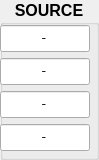
              <widget class="QGroupBox" name="groupBox_EPU_record_3">
               <property name="sizePolicy">
                <sizepolicy hsizetype="Preferred" vsizetype="Preferred">
                 <horstretch>0</horstretch>
                 <verstretch>0</verstretch>
                </sizepolicy>
               </property>
               <property name="font">
                <font>
                 <pointsize>12</pointsize>
                 <weight>75</weight>
                 <bold>true</bold>
                 <kerning>true</kerning>
                </font>
               </property>
               <property name="title">
                <string>SOURCE</string>
               </property>
               <property name="alignment">
                <set>Qt::AlignHCenter|Qt::AlignTop</set>
               </property>
               <widget class="QLineEdit" name="lineEdit_plt_Source_X">
                <property name="geometry">
                 <rect>
                  <x>0</x>
                  <y>25</y>
                  <width>90</width>
                  <height>27</height>
                 </rect>
                </property>
                <property name="sizePolicy">
                 <sizepolicy hsizetype="Fixed" vsizetype="Fixed">
                  <horstretch>0</horstretch>
                  <verstretch>0</verstretch>
                 </sizepolicy>
                </property>
                <property name="font">
                 <font>
                  <family>Courier</family>
                  <pointsize>12</pointsize>
                  <weight>50</weight>
                  <bold>false</bold>
                 </font>
                </property>
                <property name="statusTip">
                 <string>optic 1</string>
                </property>
                <property name="whatsThis">
                 <string>first optic title</string>
                </property>
                <property name="text">
                 <string>-</string>
                </property>
                <property name="alignment">
                 <set>Qt::AlignCenter</set>
                </property>
               </widget>
               <widget class="QLineEdit" name="lineEdit_plt_Source_Y">
                <property name="geometry">
                 <rect>
                  <x>0</x>
                  <y>58</y>
                  <width>90</width>
                  <height>27</height>
                 </rect>
                </property>
                <property name="sizePolicy">
                 <sizepolicy hsizetype="Fixed" vsizetype="Fixed">
                  <horstretch>0</horstretch>
                  <verstretch>0</verstretch>
                 </sizepolicy>
                </property>
                <property name="font">
                 <font>
                  <family>Courier</family>
                  <pointsize>12</pointsize>
                  <weight>50</weight>
                  <bold>false</bold>
                 </font>
                </property>
                <property name="statusTip">
                 <string>optic 1</string>
                </property>
                <property name="whatsThis">
                 <string>first optic title</string>
                </property>
                <property name="text">
                 <string>-</string>
                </property>
                <property name="alignment">
                 <set>Qt::AlignCenter</set>
                </property>
               </widget>
               <widget class="QLineEdit" name="lineEdit_plt_Source_Xangle">
                <property name="enabled">
                 <bool>true</bool>
                </property>
                <property name="geometry">
                 <rect>
                  <x>0</x>
                  <y>91</y>
                  <width>90</width>
                  <height>27</height>
                 </rect>
                </property>
                <property name="sizePolicy">
                 <sizepolicy hsizetype="Fixed" vsizetype="Fixed">
                  <horstretch>0</horstretch>
                  <verstretch>0</verstretch>
                 </sizepolicy>
                </property>
                <property name="font">
                 <font>
                  <family>Courier</family>
                  <pointsize>12</pointsize>
                  <weight>50</weight>
                  <bold>false</bold>
                 </font>
                </property>
                <property name="statusTip">
                 <string>optic 1</string>
                </property>
                <property name="whatsThis">
                 <string>first optic title</string>
                </property>
                <property name="text">
                 <string>-</string>
                </property>
                <property name="frame">
                 <bool>true</bool>
                </property>
                <property name="alignment">
                 <set>Qt::AlignCenter</set>
                </property>
                <property name="clearButtonEnabled" stdset="0">
                 <bool>false</bool>
                </property>
               </widget>
               <widget class="QLineEdit" name="lineEdit_plt_Source_Yangle">
                <property name="enabled">
                 <bool>true</bool>
                </property>
                <property name="geometry">
                 <rect>
                  <x>0</x>
                  <y>124</y>
                  <width>90</width>
                  <height>27</height>
                 </rect>
                </property>
                <property name="sizePolicy">
                 <sizepolicy hsizetype="Fixed" vsizetype="Fixed">
                  <horstretch>0</horstretch>
                  <verstretch>0</verstretch>
                 </sizepolicy>
                </property>
                <property name="font">
                 <font>
                  <family>Courier</family>
                  <pointsize>12</pointsize>
                  <weight>50</weight>
                  <bold>false</bold>
                 </font>
                </property>
                <property name="statusTip">
                 <string>optic 1</string>
                </property>
                <property name="whatsThis">
                 <string>first optic title</string>
                </property>
                <property name="text">
                 <string>-</string>
                </property>
                <property name="frame">
                 <bool>true</bool>
                </property>
                <property name="alignment">
                 <set>Qt::AlignCenter</set>
                </property>
               </widget>
              </widget>
